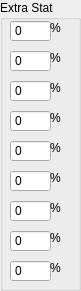
   <widget class="QGroupBox" name="groupBox_16">
    <property name="geometry">
     <rect>
      <x>180</x>
      <y>10</y>
      <width>81</width>
      <height>291</height>
     </rect>
    </property>
    <property name="title">
     <string>Extra Stat</string>
    </property>
    <widget class="QSpinBox" name="rem_ex_stat">
     <property name="geometry">
      <rect>
       <x>10</x>
       <y>50</y>
       <width>41</width>
       <height>22</height>
      </rect>
     </property>
     <property name="buttonSymbols">
      <enum>QAbstractSpinBox::NoButtons</enum>
     </property>
     <property name="maximum">
      <number>1000</number>
     </property>
    </widget>
    <widget class="QSpinBox" name="pot_ex_stat">
     <property name="geometry">
      <rect>
       <x>10</x>
       <y>230</y>
       <width>41</width>
       <height>22</height>
      </rect>
     </property>
     <property name="buttonSymbols">
      <enum>QAbstractSpinBox::NoButtons</enum>
     </property>
     <property name="maximum">
      <number>1000</number>
     </property>
    </widget>
    <widget class="QSpinBox" name="ent_ex_stat">
     <property name="geometry">
      <rect>
       <x>10</x>
       <y>110</y>
       <width>41</width>
       <height>22</height>
      </rect>
     </property>
     <property name="buttonSymbols">
      <enum>QAbstractSpinBox::NoButtons</enum>
     </property>
     <property name="maximum">
      <number>1000</number>
     </property>
    </widget>
    <widget class="QSpinBox" name="int_ex_stat">
     <property name="geometry">
      <rect>
       <x>10</x>
       <y>170</y>
       <width>41</width>
       <height>22</height>
      </rect>
     </property>
     <property name="buttonSymbols">
      <enum>QAbstractSpinBox::NoButtons</enum>
     </property>
     <property name="maximum">
      <number>1000</number>
     </property>
    </widget>
    <widget class="QSpinBox" name="rap_ex_stat">
     <property name="geometry">
      <rect>
       <x>10</x>
       <y>200</y>
       <width>41</width>
       <height>22</height>
      </rect>
     </property>
     <property name="buttonSymbols">
      <enum>QAbstractSpinBox::NoButtons</enum>
     </property>
     <property name="maximum">
      <number>1000</number>
     </property>
    </widget>
    <widget class="QSpinBox" name="reg_ex_stat">
     <property name="geometry">
      <rect>
       <x>10</x>
       <y>20</y>
       <width>41</width>
       <height>22</height>
      </rect>
     </property>
     <property name="buttonSymbols">
      <enum>QAbstractSpinBox::NoButtons</enum>
     </property>
     <property name="maximum">
      <number>1000</number>
     </property>
    </widget>
    <widget class="QSpinBox" name="pas_ex_stat">
     <property name="geometry">
      <rect>
       <x>10</x>
       <y>80</y>
       <width>41</width>
       <height>22</height>
      </rect>
     </property>
     <property name="buttonSymbols">
      <enum>QAbstractSpinBox::NoButtons</enum>
     </property>
     <property name="maximum">
      <number>1000</number>
     </property>
    </widget>
    <widget class="QSpinBox" name="blo_ex_stat">
     <property name="geometry">
      <rect>
       <x>10</x>
       <y>140</y>
       <width>41</width>
       <height>22</height>
      </rect>
     </property>
     <property name="buttonSymbols">
      <enum>QAbstractSpinBox::NoButtons</enum>
     </property>
     <property name="maximum">
      <number>1000</number>
     </property>
    </widget>
    <widget class="QLabel" name="label_78">
     <property name="geometry">
      <rect>
       <x>50</x>
       <y>20</y>
       <width>31</width>
       <height>16</height>
      </rect>
     </property>
     <property name="text">
      <string>%</string>
     </property>
    </widget>
    <widget class="QLabel" name="label_79">
     <property name="geometry">
      <rect>
       <x>50</x>
       <y>50</y>
       <width>31</width>
       <height>16</height>
      </rect>
     </property>
     <property name="text">
      <string>%</string>
     </property>
    </widget>
    <widget class="QLabel" name="label_80">
     <property name="geometry">
      <rect>
       <x>50</x>
       <y>80</y>
       <width>31</width>
       <height>16</height>
      </rect>
     </property>
     <property name="text">
      <string>%</string>
     </property>
    </widget>
    <widget class="QLabel" name="label_81">
     <property name="geometry">
      <rect>
       <x>50</x>
       <y>110</y>
       <width>31</width>
       <height>16</height>
      </rect>
     </property>
     <property name="text">
      <string>%</string>
     </property>
    </widget>
    <widget class="QLabel" name="label_82">
     <property name="geometry">
      <rect>
       <x>50</x>
       <y>140</y>
       <width>31</width>
       <height>16</height>
      </rect>
     </property>
     <property name="text">
      <string>%</string>
     </property>
    </widget>
    <widget class="QLabel" name="label_83">
     <property name="geometry">
      <rect>
       <x>50</x>
       <y>170</y>
       <width>31</width>
       <height>16</height>
      </rect>
     </property>
     <property name="text">
      <string>%</string>
     </property>
    </widget>
    <widget class="QLabel" name="label_84">
     <property name="geometry">
      <rect>
       <x>50</x>
       <y>200</y>
       <width>31</width>
       <height>16</height>
      </rect>
     </property>
     <property name="text">
      <string>%</string>
     </property>
    </widget>
    <widget class="QLabel" name="label_85">
     <property name="geometry">
      <rect>
       <x>50</x>
       <y>230</y>
       <width>31</width>
       <height>16</height>
      </rect>
     </property>
     <property name="text">
      <string>%</string>
     </property>
    </widget>
    <widget class="QSpinBox" name="tec_ex_stat">
     <property name="geometry">
      <rect>
       <x>10</x>
       <y>260</y>
       <width>41</width>
       <height>22</height>
      </rect>
     </property>
     <property name="buttonSymbols">
      <enum>QAbstractSpinBox::NoButtons</enum>
     </property>
     <property name="maximum">
      <number>1000</number>
     </property>
    </widget>
    <widget class="QLabel" name="label_86">
     <property name="geometry">
      <rect>
       <x>50</x>
       <y>260</y>
       <width>31</width>
       <height>16</height>
      </rect>
     </property>
     <property name="text">
      <string>%</string>
     </property>
    </widget>
   </widget>
